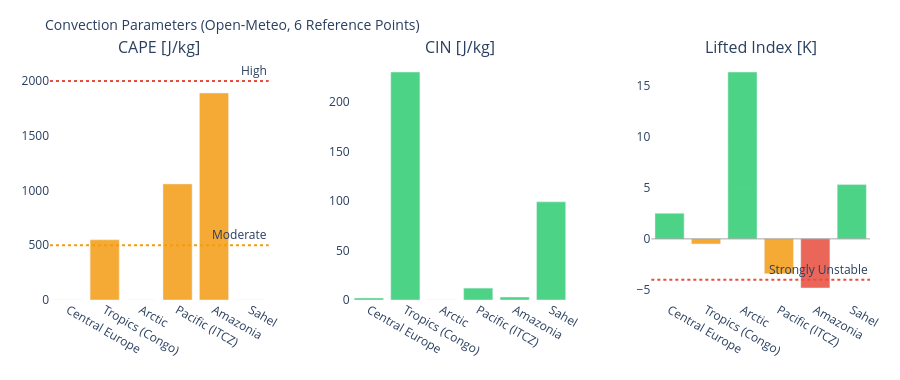

Source (notebook cell):
### Markdown cell above
---
## 3. Visualizations

### Code cell
# ============================================================
# CAPE / CIN / LIFTED INDEX – Convection potential
# ============================================================

if not df_atm.empty:
    fig = make_subplots(
        rows=1, cols=3,
        subplot_titles=['CAPE [J/kg]', 'CIN [J/kg]', 'Lifted Index [K]'],
        horizontal_spacing=0.1
    )
    pts = df_atm['point'].tolist()
    pt_colors = ['#E85D24','#185FA5','#888780','#378ADD','#639922','#F2A623']

    # CAPE – höher = mehr Gewitterpotential
    cape_vals = df_atm['cape'].fillna(0).tolist()
    cape_colors = ['#e74c3c' if v > 2000 else '#f39c12' if v > 500 else '#2ecc71'
                   for v in cape_vals]
    fig.add_trace(go.Bar(x=pts, y=cape_vals, marker_color=cape_colors,
                         opacity=0.85, showlegend=False), row=1, col=1)
    fig.add_hline(y=2000, line_dash='dot', line_color='#e74c3c',
                  annotation_text='High', row=1, col=1)
    fig.add_hline(y=500,  line_dash='dot', line_color='#f39c12',
                  annotation_text='Moderate', row=1, col=1)

    # CIN – negativer = stärker gedeckelt (weniger Auslöse)
    cin_vals = df_atm['cin'].fillna(0).tolist()
    cin_colors = ['#e74c3c' if v < -200 else '#f39c12' if v < -50 else '#2ecc71'
                  for v in cin_vals]
    fig.add_trace(go.Bar(x=pts, y=cin_vals, marker_color=cin_colors,
                         opacity=0.85, showlegend=False), row=1, col=2)

    # Lifted Index – negativ = instabil
    li_vals = df_atm['li'].fillna(0).tolist()
    li_colors = ['#e74c3c' if v < -4 else '#f39c12' if v < 0 else '#2ecc71'
                 for v in li_vals]
    fig.add_trace(go.Bar(x=pts, y=li_vals, marker_color=li_colors,
                         opacity=0.85, showlegend=False), row=1, col=3)
    fig.add_hline(y=0, line_color='gray', line_width=0.7, row=1, col=3)
    fig.add_hline(y=-4, line_dash='dot', line_color='#e74c3c',
                  annotation_text='Strongly Unstable', row=1, col=3)

    fig.update_layout(
        title=dict(text='Convection Parameters (Open-Meteo, 6 Reference Points)', font=dict(size=14)),
        height=380, plot_bgcolor='rgba(0,0,0,0)', paper_bgcolor='rgba(0,0,0,0)',
        margin=dict(l=50, r=30, t=60, b=80)
    )
    fig.update_xaxes(tickangle=30)
    fig.show()

### Figure 1 — Plotly figure (JSON) as saved in the notebook; plotly's stock layout.template omitted (floating-point values rounded to 4 significant figures)
{"data": [{"marker": {"color": ["#2ecc71", "#f39c12", "#2ecc71", "#f39c12", "#f39c12", "#2ecc71"]}, "opacity": 0.85, "showlegend": false, "type": "bar", "x": ["Central Europe", "Tropics (Congo)", "Arctic", "Pacific (ITCZ)", "Amazonia", "Sahel"], "xaxis": "x", "y": [0.0, 550.0, 0.0, 1060.0, 1890.0, 0.0], "yaxis": "y"}, {"marker": {"color": ["#2ecc71", "#2ecc71", "#2ecc71", "#2ecc71", "#2ecc71", "#2ecc71"]}, "opacity": 0.85, "showlegend": false, "type": "bar", "x": ["Central Europe", "Tropics (Congo)", "Arctic", "Pacific (ITCZ)", "Amazonia", "Sahel"], "xaxis": "x2", "y": [2.0, 230.0, 0.0, 12.0, 3.0, 99.0], "yaxis": "y2"}, {"marker": {"color": ["#2ecc71", "#f39c12", "#2ecc71", "#f39c12", "#e74c3c", "#2ecc71"]}, "opacity": 0.85, "showlegend": false, "type": "bar", "x": ["Central Europe", "Tropics (Congo)", "Arctic", "Pacific (ITCZ)", "Amazonia", "Sahel"], "xaxis": "x3", "y": [2.5, -0.5, 16.3, -3.4, -4.8, 5.3], "yaxis": "y3"}], "layout": {"annotations": [{"font": {"size": 16}, "showarrow": false, "text": "CAPE [J/kg]", "x": 0.1333, "xanchor": "center", "xref": "paper", "y": 1.0, "yanchor": "bottom", "yref": "paper"}, {"font": {"size": 16}, "showarrow": false, "text": "CIN [J/kg]", "x": 0.5, "xanchor": "center", "xref": "paper", "y": 1.0, "yanchor": "bottom", "yref": "paper"}, {"font": {"size": 16}, "showarrow": false, "text": "Lifted Index [K]", "x": 0.8667, "xanchor": "center", "xref": "paper", "y": 1.0, "yanchor": "bottom", "yref": "paper"}, {"showarrow": false, "text": "High", "x": 1, "xanchor": "right", "xref": "x domain", "y": 2000, "yanchor": "bottom", "yref": "y"}, {"showarrow": false, "text": "Moderate", "x": 1, "xanchor": "right", "xref": "x domain", "y": 500, "yanchor": "bottom", "yref": "y"}, {"showarrow": false, "text": "Strongly Unstable", "x": 1, "xanchor": "right", "xref": "x3 domain", "y": -4, "yanchor": "bottom", "yref": "y3"}], "height": 380, "margin": {"b": 80, "l": 50, "r": 30, "t": 60}, "paper_bgcolor": "rgba(0,0,0,0)", "plot_bgcolor": "rgba(0,0,0,0)", "shapes": [{"line": {"color": "#e74c3c", "dash": "dot"}, "type": "line", "x0": 0, "x1": 1, "xref": "x domain", "y0": 2000, "y1": 2000, "yref": "y"}, {"line": {"color": "#f39c12", "dash": "dot"}, "type": "line", "x0": 0, "x1": 1, "xref": "x domain", "y0": 500, "y1": 500, "yref": "y"}, {"line": {"color": "gray", "width": 0.7}, "type": "line", "x0": 0, "x1": 1, "xref": "x3 domain", "y0": 0, "y1": 0, "yref": "y3"}, {"line": {"color": "#e74c3c", "dash": "dot"}, "type": "line", "x0": 0, "x1": 1, "xref": "x3 domain", "y0": -4, "y1": -4, "yref": "y3"}], "title": {"font": {"size": 14}, "text": "Convection Parameters (Open-Meteo, 6 Reference Points)"}, "xaxis": {"anchor": "y", "domain": [0.0, 0.2667], "tickangle": 30}, "xaxis2": {"anchor": "y2", "domain": [0.3667, 0.6333], "tickangle": 30}, "xaxis3": {"anchor": "y3", "domain": [0.7333, 1.0], "tickangle": 30}, "yaxis": {"anchor": "x", "domain": [0.0, 1.0]}, "yaxis2": {"anchor": "x2", "domain": [0.0, 1.0]}, "yaxis3": {"anchor": "x3", "domain": [0.0, 1.0]}}}
